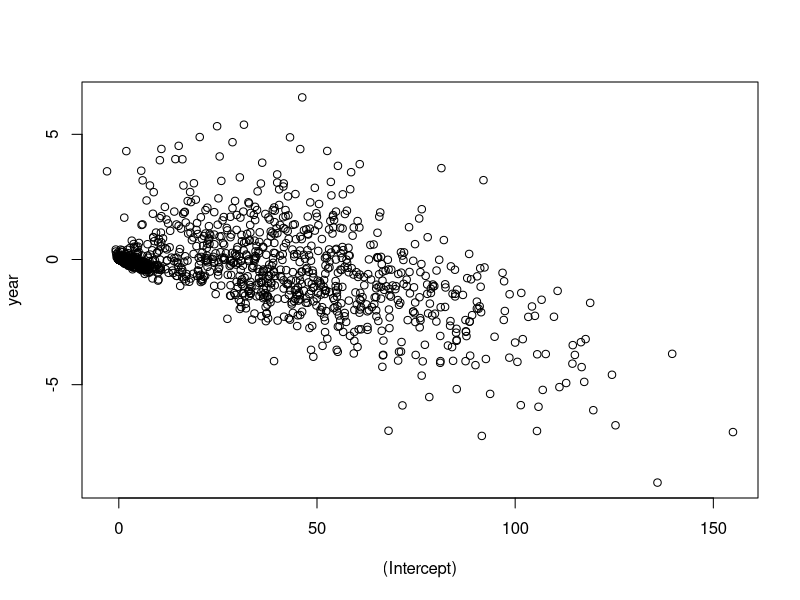
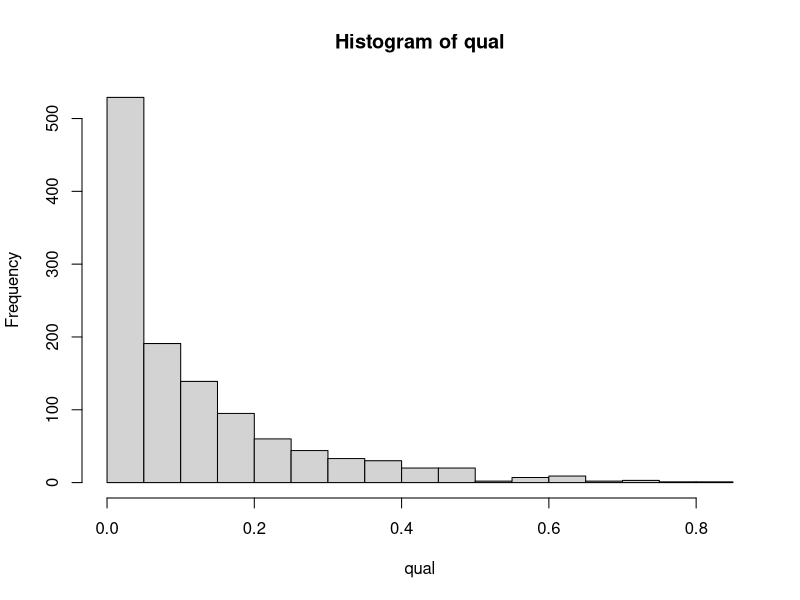

Source code (R) for these figures, in order:
# r2py crawler metadata
# package: plyr
# source_type: rd_example
# topic: dlply.Rd
# source_file: C:\Users\bened\AppData\Local\R\win-library\4.5\plyr\help
# lines: 11

suppressPackageStartupMessages(library(plyr))
linmod <- function(df) {
  lm(rbi ~ year, data = mutate(df, year = year - min(year)))
}
models <- dlply(baseball, .(id), linmod)
models[[1]]

coef <- ldply(models, coef)
with(coef, plot(`(Intercept)`, year))
qual <- laply(models, function(mod) summary(mod)$r.squared)
hist(qual)
